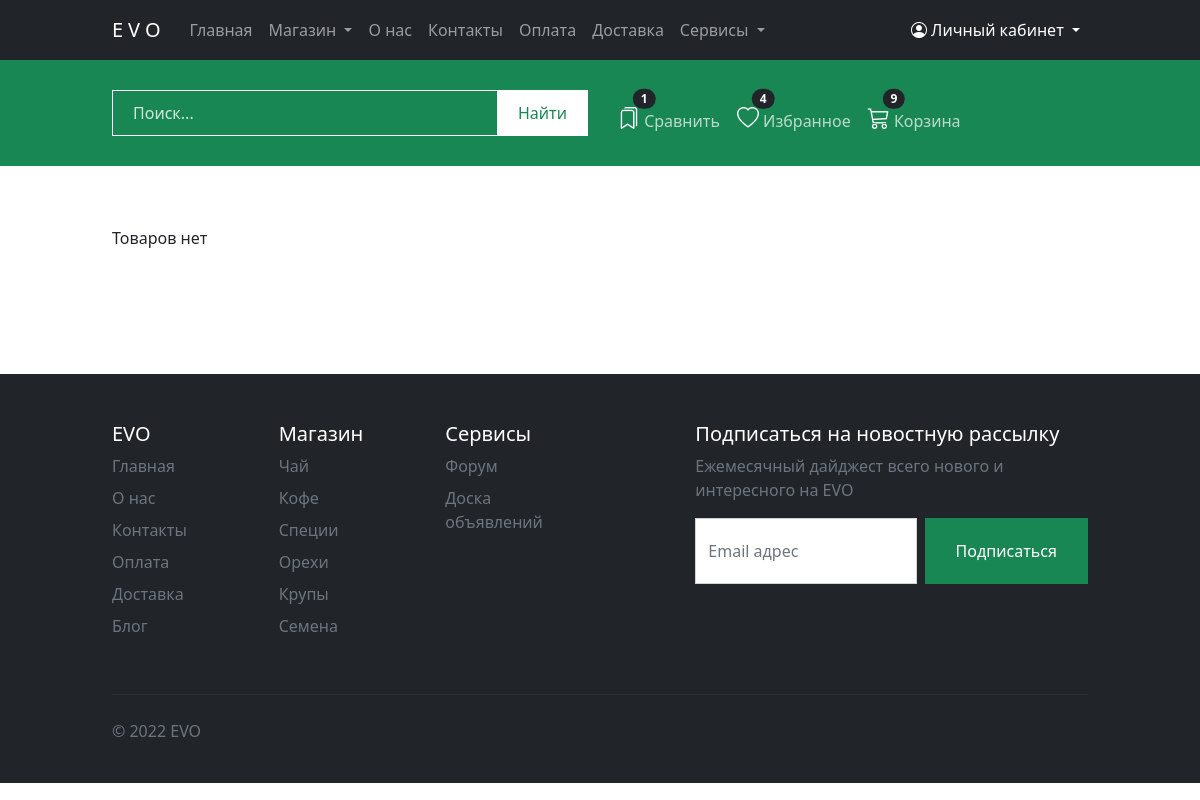
The app's page /catalog/coffee/, older data.
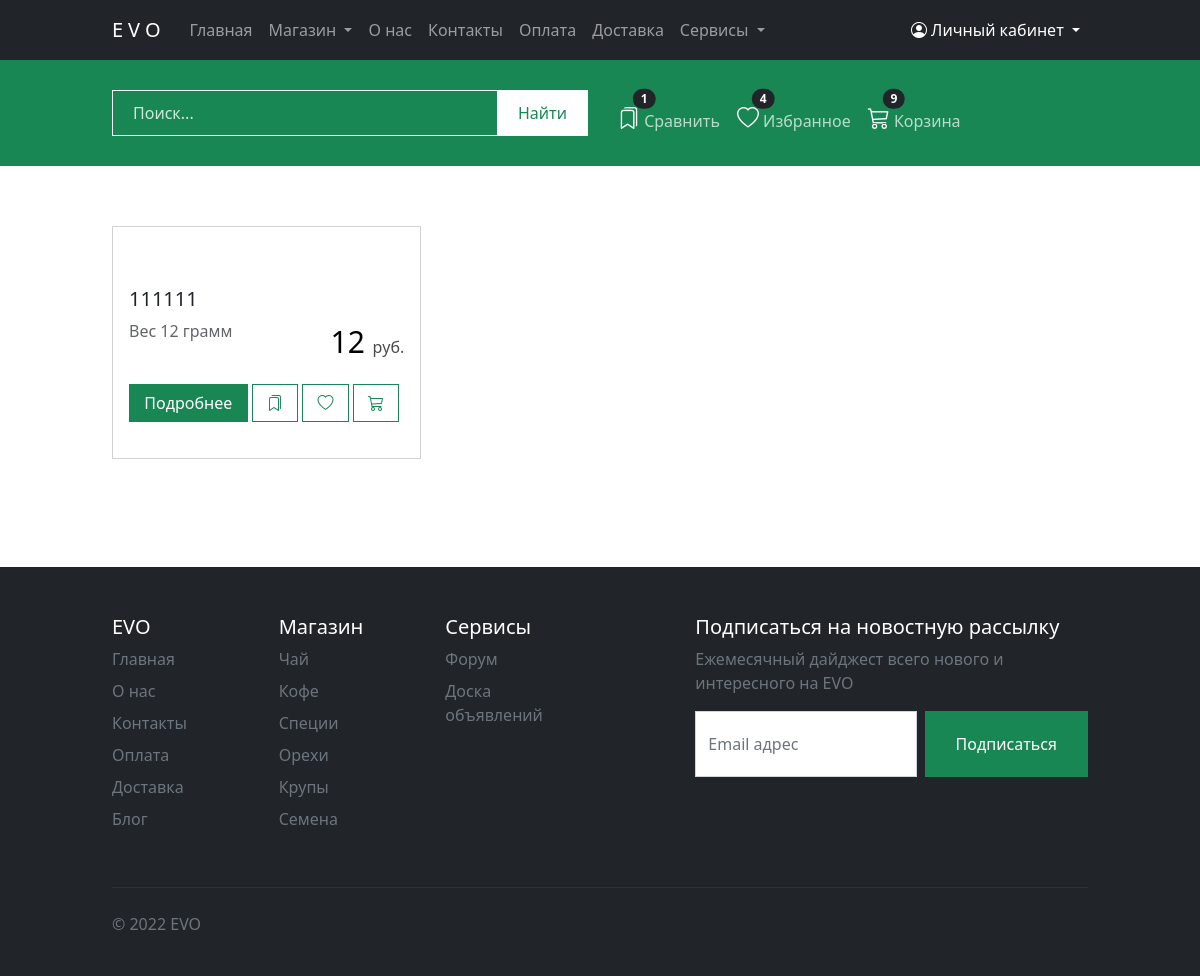
The same page, newer data.
### apps/core/models.py (models this page shows, shortened)
class Product(models.Model):
    class Meta:
        verbose_name = 'Товар'
        verbose_name_plural = 'Товары'
    category = models.ForeignKey(Category, on_delete=models.CASCADE, verbose_name='Категория')
    name = models.CharField(max_length=50, verbose_name='Название')
    desc = models.TextField(verbose_name='Описание')
    country = models.CharField(max_length=50, blank=True, null=True, default=None, verbose_name='Страна')
    town = models.CharField(max_length=50, blank=True, null=True, default=None, verbose_name='Город')
    year = models.CharField(max_length=50, blank=True, null=True, default=None, verbose_name='Год')
    volume = models.IntegerField(verbose_name='Вес, грамм')
    price = models.IntegerField(verbose_name='Цена, руб')
    tag = models.CharField(max_length=100, blank=True, null=True, default=None, verbose_name='Метки')
    talk_forum = models.URLField(blank=True, null=True, default=None, verbose_name='Ссылка на форум')
    is_active = models.BooleanField(default=True, verbose_name="Активация товара")
    image = models.ImageField(upload_to='product/', verbose_name='Изображение обложки')
    created = models.DateTimeField(auto_now_add=True, auto_now=False, verbose_name='Дата создания')
    updated = models.DateTimeField(auto_now_add=False, auto_now=True, verbose_name='Дата изменения')

### apps/core/views.py (the view)
# urls.py: path('catalog/coffee/', views.coffee, name='coffee'),
def coffee(request):
    context = {'prods': Product.objects.filter(category=2)}
    return render(request, 'core/catalog.html', context)

### apps/templates/core/catalog.html (shortened to what this page needs)
{% extends 'layouts/base.html' %}
{% load static %}
{% block content %}
    <section id="prod" class="paddingTopBottom">
        <div class="container">
            <div class="row row-cols-1 row-cols-md-3 g-4">
                {% if prods %}
                    {% for prod in prods %}
                        <div class="col">
                            <div class="card h-100">
                                {% if prod.image %}
                                    <div class="fotorama" data-width="100%">
                                    </div>
                                {% else %}
                                    <img src="{% static 'img/noimg.jpg' %}" alt="No image">
                                {% endif %}
                                <div class="card-body">
                                    <h5 class="card-title"><a href="{% url 'product' prod.id %}"
                                                              class="link-dark">{{ prod.name }}</a></h5>
                                    <div class="volume"><span class="">Вес {{ prod.volume }} грамм</span></div>
                                    <div class="price float-end">{{ prod.price }} <span>руб.</span></div>
                                    <div class="btn-group" role="group">
                                        <a type="button" class="btn btn-success" href="{% url 'product' prod.pk %}">Подробнее</a>
                                        <a type="button" class="btn btn-outline-success"><i class="bi bi-bookmarks"></i></a>
                                        <a type="button" class="btn btn-outline-success"><i class="bi bi-heart"></i></a>
                                        <a type="button" class="btn btn-outline-success"><i class="bi bi-cart3"></i></a>
                                    </div>
                                </div>
                            </div>
                        </div>
                    {% endfor %}
                {% else %}
                    <p>Товаров нет</p>
                {% endif %}
            </div>
        </div>
    </section>
{% endblock %}

### apps/templates/layouts/base.html (shortened to what this page needs)
{% load static %}
<!doctype html>
<html lang="en">
<head>
    <link href="https://cdn.jsdelivr.net/npm/bootstrap@5.2.0-beta1/dist/css/bootstrap.min.css" rel="stylesheet"
>
    <link href="https://cdnjs.cloudflare.com/ajax/libs/fotorama/4.6.4/fotorama.css" rel="stylesheet">
    <link rel="stylesheet" type="text/css" href="{% static 'css/style.css' %}">
</head>
<body>
{% include 'includes/navigation.html' %}
<section id="search" class="navClass text-bg-success text-white">
    <div class="container">
        <div class="row align-items-center">
            <div class="col-lg">
                <div class="input-group">
                    <input type="search" class="form-control form-control-dark searchF" placeholder="Поиск..."
                           aria-label="Search" aria-describedby="button-addon2">
                    <button class="btn btn-outline-secondary searchFB" type="button" id="button-addon2">Найти</button>
                </div>
            </div>
            <div class="col-lg">
                <ul class="nav prodM">
                    <li class="nav-item">
                        <button type="button" class="btn position-relative">
                            <i class="bi bi-bookmarks"></i>
                            <span class="position-absolute top-0 start-1 translate-middle badge rounded-pill text-bg-white">
                                1
                            </span>
                            <span class="text-opacity">Сравнить</span>
                        </button>
                    </li>
                    <li class="nav-item">
                        <button type="button" class="btn position-relative">
                            <i class="bi bi-heart"></i>
                            <span class="position-absolute top-0 start-1 translate-middle badge rounded-pill text-bg-white">
                                4
                            </span>
                            <span class="text-opacity">Избранное</span>
                        </button>
                    </li>
                    <li class="nav-item">
                        <button type="button" class="btn position-relative">
                            <i class="bi bi-cart3"></i>
                            <span class="position-absolute top-0 start-1 translate-middle badge rounded-pill text-bg-white">
                                9
                            </span>
                            <span class="text-opacity">Корзина</span>
                        </button>
                    </li>
                </ul>
            </div>
        </div>
    </div>
</section>
{% block content %}{% endblock %}
{% include 'includes/footer.html' %}
</body>
</html>

### apps/templates/includes/navigation.html (shortened to what this page needs)
<nav id="navbar" class="navbar navbar-expand-lg navbar-dark bg-dark">
    <div class="container">
        <a class="navbar-brand" href="{% url 'main' %}">EVO</a>
        <div class="collapse navbar-collapse" id="navbarNav">
            <ul class="navbar-nav me-auto mb-2 mb-lg-0">
                <li class="nav-item">
                    <a class="nav-link" href="{% url 'main' %}">Главная</a>
                </li>
                <li class="nav-item dropdown">
                    <a class="nav-link dropdown-toggle" href="" id="navbarDropdownMenuLink1"
                       role="button"
                       data-bs-toggle="dropdown" aria-expanded="false">
                        Магазин
                    </a>
                </li>
                <li class="nav-item">
                    <a href="{% url 'about' %}" class="nav-link">О нас</a>
                </li>
                <li class="nav-item">
                    <a href="{% url 'contacts' %}" class="nav-link">Контакты</a>
                </li>
                <li class="nav-item">
                    <a href="#" class="nav-link">Оплата</a>
                </li>
                <li class="nav-item">
                    <a href="#" class="nav-link">Доставка</a>
                </li>
                <li class="nav-item dropdown">
                    <a class="nav-link dropdown-toggle" href="" id="navbarDropdownMenuLinkService"
                       role="button"
                       data-bs-toggle="dropdown" aria-expanded="false">
                        Сервисы
                    </a>
                </li>
            </ul>
            <div class="navbar-nav text-lg-end">
                <li class="nav-item dropdown">
                    <a class="nav-link dropdown-toggle text-white" href="" id="navbarDropdownMenuLink2"
                       role="button"
                       data-bs-toggle="dropdown" aria-expanded="false">
                        {% if user.is_authenticated %}
                            <i class="bi bi-person-circle"></i> {{ user.username }}
                        {% else %}
                            <i class="bi bi-person-circle"></i> Личный кабинет
                        {% endif %}
                    </a>
                </li>
            </div>
        </div>
    </div>
</nav>

### apps/templates/includes/footer.html (shortened to what this page needs)
<footer class="bg-dark mt-5">
    <div class="container">
        <div class="row">
            <div class="col-md-2 mt-5">
                <h5 class="text-bg-white">EVO</h5>
                <ul class="nav flex-column">
                    <li class="nav-item mb-2"><a href="{% url 'main' %}" class="nav-link p-0 link-secondary">Главная</a>
                    </li>
                    <li class="nav-item mb-2"><a href="{% url 'about' %}" class="nav-link p-0 link-secondary">О нас</a>
                    </li>
                    <li class="nav-item mb-2"><a href="{% url 'contacts' %}"
                                                 class="nav-link p-0 link-secondary">Контакты</a>
                    </li>
                    <li class="nav-item mb-2"><a href="#" class="nav-link p-0 link-secondary">Оплата</a></li>
                    <li class="nav-item mb-2"><a href="#" class="nav-link p-0 link-secondary">Доставка</a></li>
                    <li class="nav-item mb-2"><a href="#" class="nav-link p-0 link-secondary">Блог</a></li>
                </ul>
            </div>
            <div class="col-md-2 mt-5">
                <h5 class="text-bg-white">Магазин</h5>
                <ul class="nav flex-column">
                    <li class="nav-item mb-2"><a href="{% url 'tea' %}" class="nav-link p-0 link-secondary">Чай</a></li>
                    <li class="nav-item mb-2"><a href="{% url 'coffee' %}" class="nav-link p-0 link-secondary">Кофе</a>
                    </li>
                    <li class="nav-item mb-2"><a href="{% url 'spices' %}"
                                                 class="nav-link p-0 link-secondary">Специи</a></li>
                    <li class="nav-item mb-2"><a href="#" class="nav-link p-0 link-secondary">Орехи</a></li>
                    <li class="nav-item mb-2"><a href="#" class="nav-link p-0 link-secondary">Крупы</a></li>
                    <li class="nav-item mb-2"><a href="#" class="nav-link p-0 link-secondary">Семена</a></li>
                </ul>
            </div>
            <div class="col-md-2 mt-5">
                <h5 class="text-bg-white">Сервисы</h5>
                <ul class="nav flex-column">
                    <li class="nav-item mb-2"><a href="#" class="nav-link p-0 link-secondary">Форум</a></li>
                    <li class="nav-item mb-2"><a href="#" class="nav-link p-0 link-secondary">Доска объявлений</a></li>
                </ul>
            </div>
            <div class="col-md-5 offset-md-1 mt-5">
                <form>
                    <h5 class="text-bg-white">Подписаться на новостную рассылку</h5>
                    <p class="link-secondary">Ежемесячный дайджест всего нового и интересного на EVO</p>
                    <div class="d-flex w-100 gap-2">
                        <input id="newsletter1" type="text" class="form-control" placeholder="Email адрес">
                        <button class="btn btn-success btnS" type="button">Подписаться</button>
                    </div>
                </form>
            </div>
        </div>
        <div class="d-flex justify-content-between mt-5 py-4 border-top-grey">
            <p class="link-secondary">© 2022 EVO</p>
        </div>
    </div>
</footer>

### apps/templates/includes/scripts.html (shortened to what this page needs)
{% load static %}

### apps/static/css/style.css (style rules this page uses)
@media (min-width: 1000px) { .container { max-width: 1000px; } }
a.active.focus, a.active:focus, a.focus, a:active.focus, a:active:focus, a:focus, button.active.focus, button.active:focus, button.focus, button:active.focus, button:active:focus, button:focus, .btn.active.focus, .btn.active:focus, .btn.focus, .btn:active.focus, .btn:active:focus, .btn:focus, input, textarea, input:active, textarea:active { outline: 0 !important; outline-color: transparent !important; outline-style: none !important; box-shadow: 0 0 0 0 rgba(0, 123, 255, 0) !important; }
a, .btn-link { color: #198754; }
.border-top-grey { border-top: 1px solid rgb(255 255 255 / 5%); }
*, .rounded-3 { -webkit-border-radius: 0 !important; -moz-border-radius: 0 !important; border-radius: 0 !important; }
.paddingTopBottom { padding-top: 5%; padding-bottom: 5%; }
#navbar { padding-top: 10px; padding-bottom: 10px; }
#navbar .navbar-brand { letter-spacing: 5px; }
#search { padding-top: 30px; padding-bottom: 30px; }
#search .btn { color: white; --bs-btn-padding-x: 0.5rem; }
.text-bg-white { color: #ffffff !important; background-color: #212529; }
#search .nav i { margin-left: 5px; font-size: 22px; }
#search .form-control { border: 1px solid white; background-color: #198754; }
#search .searchF { padding: 10px 20px; }
#search .searchFB { border: 1px solid white; background-color: white; color: #198754; padding: 10px 20px; }
#search .prodM button { padding: 0px; margin-right: 10px; padding-top: 10px; }
#search input[type="search"]::placeholder { color: white !important; opacity: 1; }
#search .form-control { color: white !important; }
#search .top-0 { top: 7px !important; }
#search .text-opacity { opacity: 0.7; }
#prod .card-body .btn-group { margin-top: 20px; width: 100%; margin-bottom: 20px; }
#prod .btn-group a { margin-right: 5px; }
#prod .card-body a { text-decoration: none; }
#prod .price { font-size: 30px; color: black; opacity: 1; }
#prod .price span { opacity: 0.7; font-size: initial; }
#prod .btn-group { margin-bottom: 20px; }
#prod .volume { display: inline-block; opacity: 0.7; }
#prod .fotorama { margin-bottom: 20px; }
.btnS { padding: 20px 30px; }

Row changes from the older to the newer data that the page shows:
added Product: name "111111", volume "12", price "12"
Text that changed along with them:
text no longer shown: "Товаров нет"
